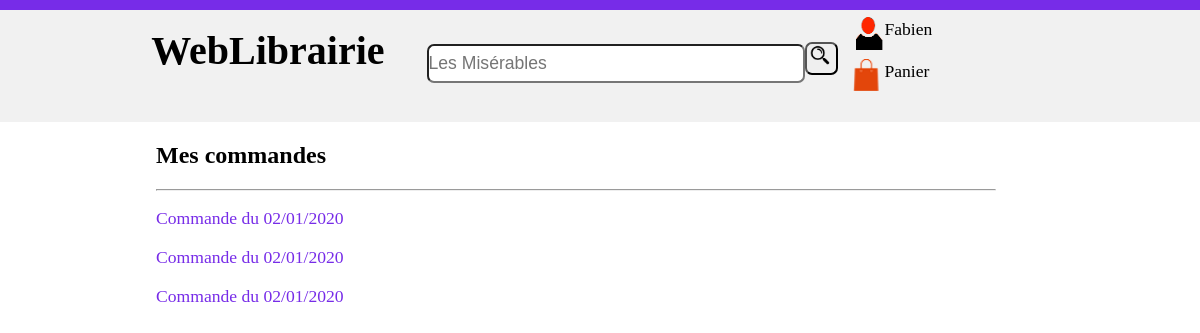
/v2/MesCommandes.php (signed in), run on the app's committed database.
### tables this page shows
CREATE TABLE `PANIER` (
  `ID` int(11) NOT NULL,
  `ID_COMPTE` char(8) NOT NULL,
  `DT_OUVERT` date NOT NULL,
  `DT_COM` date DEFAULT NULL,
  `DT_LIV` date DEFAULT NULL
);

### v2/Fonctions.php (called while the page is built, shortened)
<?php
function connectDB(){
    try{
        $db = new PDO('mysql:host=localhost;dbname=WeblibrairieVVA;charset=utf8', 'root', 'root');
        return $db;
    }
    catch (Exception $e){
        die('Erreur : '.$e->getMessage());
    }
}
function mesCommande(){
    $link = connectDB();
    $user = $_SESSION['Usercompte'];
    $req = $link->query("SELECT DATE_FORMAT(DT_COM, '%d/%m/%Y') as date, ID FROM PANIER WHERE ID_COMPTE = '$user' AND DT_COM is not Null ORDER BY `date` DESC");
    return $req;
}
?>

### v2/MesCommandes.php (the view, shortened to what this page needs)
<html>
    <head>
        <link href="CSS/Accueil.css" rel="stylesheet"/>
        <link href="CSS/MesCommandes.css" rel="stylesheet"/>
        <?php include_once('Fonctions.php'); ?>
    </head>
    <body class="bodya">
        <div class="bande"></div>
        <div class="top">
            <div class="topD">
                <form method="post" action="">
                    <a href="Accueil.php"><h1 class="titreh1">WebLibrairie</h1></a>
                    <input class="Recherche" type="text" placeholder="Les Misérables" name="recherche"/>
                    <input class="btnRecherche" type="submit" value="" name="rechercher"/>
                </form>
            </div>
            <div class="topBtn">
                <?php if(isset($_SESSION['con'])): ?>
                <a class="LienConnect" href="Profil.php"><img src="assets/Background/IconeConnection.png"><p><?= $_SESSION['Usercompte']; ?></p><br/></a>
                <?php endif; ?>
                <a class="LienPanier" href="Panier.php"><img src="assets/Background/IconePanier.png"><p> Panier</p></a>
            </div>
        </div>
        <div class="container">
            <div class="TitreCommande">
            <h2>Mes commandes</h2>
            <hr/>
            </div>
            <div class="MesCommande">
                <?php $commande = mesCommande(); ?>
                <?php foreach($commande as $data): ?>
                    <a href="DescriptionPanier.php?panier=<?php echo $data['ID'] ?>"><p>Commande du <?php echo $data['date']; ?></p></a>
                <?php endforeach; ?>
            </div>
        </div>
    </body>
</html>

### v2/CSS/Accueil.css (style rules this page uses)
.top { background-color: #f1f1f1; width: 100%; height: 14%; }
.titreh1 { float: left; color: black; margin-top: 2%; margin-left: 18%; font-size: 250%; }
.top { margin-top: 0%; }
.topD { float: left; width: 70%; }
.topBtn { float: right; width: 15%; height: 100%; margin-top: 0%; margin-right: 14%; margin-bottom: 0%; margin-left: 0%; }
.topBtn a { margin-left: 30%; margin-top: 0%; color: black; text-decoration: none; cursor: pointer; font-size: 110%; }
.topBtn p { margin-top: 5%; margin-bottom: -5%; }
.topBtn img { margin-top: 4%; float: left; width: 18%; height: 30%; margin-bottom: 0%; }
.Recherche { float: left; height: 35%; width: 45%; margin-top: 4% !important; margin-left: 5%; padding: 0%; margin-top: 0%; border-radius: 7px; font-size: 110%; }
.bande { background-color: #772ce8; width: 100%; padding-top: 10px; }
.bodya { margin: 0%; }
.btnRecherche { margin-top: 3.8%; width: 4%; line-height: 200%; background-image: url(assets/Background/btnRecherche.png); background-size: 80%; background-repeat: no-repeat; border-radius: 7px; }

### v2/CSS/MesCommandes.css (style rules this page uses)
.TitreCommande { margin-left: 13%; width: 70%; }
.MesCommande a { text-decoration: none; color: #772ce8; }
.MesCommande p { margin-left: 13%; font-size: 110%; }

### data on the page
panier: date "02/01/2020"
panier: date "02/01/2020"
panier: date "02/01/2020"

### other printed values
$_SESSION['Usercompte'] "Fabien"
